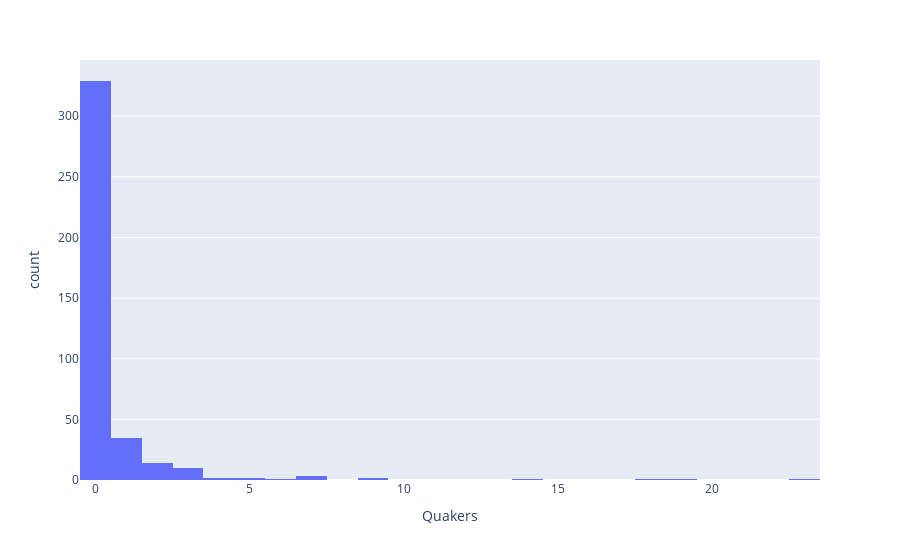

Write notebook code for a chart like this one.
### Code cell
px.histogram(df, 'Quakers')

### Figure 1 — Plotly figure (JSON) as saved in the notebook; plotly's stock layout.template omitted (floating-point values rounded to 4 significant figures; data arrays with more than 128 entries replaced by an {"elided": "..."} marker saying what was removed)
{"data": [{"bingroup": "x", "hovertemplate": "Quakers=%{x}<br>count=%{y}<extra></extra>", "legendgroup": "", "marker": {"color": "#636efa", "pattern": {"shape": ""}}, "name": "", "orientation": "v", "showlegend": false, "type": "histogram", "x": {"elided": "402 int values"}, "xaxis": "x", "yaxis": "y"}], "layout": {"barmode": "relative", "legend": {"tracegroupgap": 0}, "margin": {"t": 60}, "xaxis": {"anchor": "y", "domain": [0, 1], "title": {"text": "Quakers"}}, "yaxis": {"anchor": "x", "domain": [0, 1], "title": {"text": "count"}}}}
